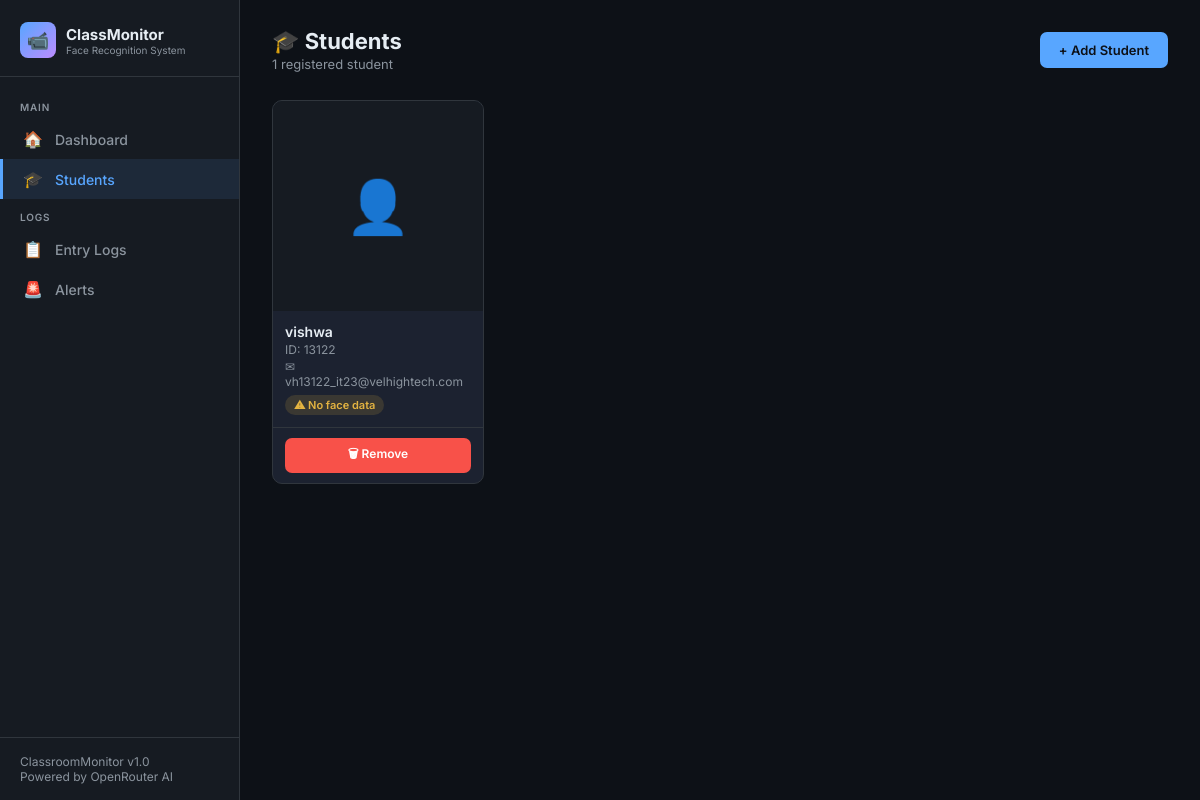
/students, run on the app's committed database.
### quick/prakash/models.py (models this page shows, shortened)
class Student(db.Model):
    __tablename__ = 'students'
    id = db.Column(db.Integer, primary_key=True)
    name = db.Column(db.String(100), nullable=False)
    student_id = db.Column(db.String(50), unique=True, nullable=False)
    email = db.Column(db.String(120), unique=True, nullable=True)
    phone = db.Column(db.String(20), nullable=True)
    photo_path = db.Column(db.String(255), nullable=False)
    face_encoding = db.Column(db.Text, nullable=True)  # Store face encoding as JSON string
    is_active = db.Column(db.Boolean, default=True)
    created_at = db.Column(db.DateTime, default=datetime.utcnow)
    updated_at = db.Column(db.DateTime, default=datetime.utcnow, onupdate=datetime.utcnow)
    entry_logs = db.relationship('EntryLog', backref='student', lazy=True, cascade='all, delete-orphan')

### quick/prakash/app.py (the view)
@app.route('/students')
def students():
    students = Student.query.filter_by(is_active=True).all()
    return render_template('students.html', students=students)

### quick/prakash/templates/students.html (shortened to what this page needs)
{% extends "base.html" %}
{% block content %}
<div class="page-header">
    <div>
        <div class="page-title">🎓 Students</div>
        <div class="page-subtitle">{{ students | length }} registered student{{ 's' if students | length != 1 }}</div>
    </div>
    <a href="{{ url_for('add_student') }}" class="btn btn-primary">+ Add Student</a>
</div>
{% if students %}
<div class="student-grid">
    {% for student in students %}
    <div class="student-card">
        {% if student.photo_path %}
        <div class="student-photo-placeholder" style="display:none;">👤</div>
        {% else %}
        <div class="student-photo-placeholder">👤</div>
        {% endif %}
        <div class="student-info">
            <div class="student-name">{{ student.name }}</div>
            <div class="student-id">ID: {{ student.student_id }}</div>
            {% if student.email %}
            <div class="student-id" style="margin-top:2px;">✉ {{ student.email }}</div>
            {% endif %}
            <div class="mt-1">
                {% if student.face_encoding %}
                <span class="badge badge-green">✅ Face enrolled</span>
                {% else %}
                <span class="badge badge-yellow">⚠ No face data</span>
                {% endif %}
            </div>
        </div>
        <div class="student-actions">
            <form method="POST" action="{{ url_for('delete_student', student_id=student.id) }}"
                onsubmit="return confirmAction('Remove {{ student.name }} from the system?')" style="flex:1;">
                <button type="submit" class="btn btn-danger btn-sm btn-full">🗑 Remove</button>
            </form>
        </div>
    </div>
    {% endfor %}
</div>
{% endif %}
{% endblock %}

### quick/prakash/templates/base.html (shortened to what this page needs)
<!DOCTYPE html>
<html lang="en">
<head>
  <link rel="stylesheet" href="{{ url_for('static', filename='css/style.css') }}">
</head>
<body>
  <aside class="sidebar">
    <div class="sidebar-brand">
      <div class="brand-icon">📹</div>
      <div>
        <span>ClassMonitor<br><small>Face Recognition System</small></span>
      </div>
    </div>
    <nav class="sidebar-nav">
      <div class="nav-section-label">Main</div>
      <a href="{{ url_for('index') }}"       class="nav-link {% if request.endpoint == 'index' %}active{% endif %}">
        <span class="nav-icon">🏠</span> Dashboard
      </a>
      <a href="{{ url_for('students') }}"    class="nav-link {% if request.endpoint in ['students','add_student'] %}active{% endif %}">
        <span class="nav-icon">🎓</span> Students
      </a>
      <div class="nav-section-label">Logs</div>
      <a href="{{ url_for('entry_logs') }}"  class="nav-link {% if request.endpoint == 'entry_logs' %}active{% endif %}">
        <span class="nav-icon">📋</span> Entry Logs
      </a>
      <a href="{{ url_for('alerts') }}"      class="nav-link {% if request.endpoint == 'alerts' %}active{% endif %}">
        <span class="nav-icon">🚨</span> Alerts
      </a>
    </nav>
    <div class="sidebar-footer">
      ClassroomMonitor v1.0<br>Powered by OpenRouter AI
    </div>
  </aside>
  <main class="main-content">
    {% block content %}{% endblock %}
  </main>
</body>
</html>

### quick/prakash/static/css/style.css (style rules this page uses)
:root { --bg-dark: #0d1117; --bg-surface: #161b22; --bg-card: #1c2230; --border: #30363d; --accent-blue: #58a6ff; --accent-green: #3fb950; --accent-red: #f85149; --accent-yellow: #e3b341; --accent-purple: #bc8cff; --text-primary: #e6edf3; --text-secondary:#8b949e; --sidebar-w: 240px; --radius: 10px; --shadow: 0 4px 24px rgba(0,0,0,0.4); }
*, *::before, *::after { box-sizing: border-box; margin: 0; padding: 0; }
body { font-family: 'Inter', sans-serif; background: var(--bg-dark); color: var(--text-primary); min-height: 100vh; display: flex; }
.sidebar { width: var(--sidebar-w); min-height: 100vh; background: var(--bg-surface); border-right: 1px solid var(--border); display: flex; flex-direction: column; position: fixed; top: 0; left: 0; z-index: 100; }
.sidebar-brand { padding: 22px 20px 18px; border-bottom: 1px solid var(--border); display: flex; align-items: center; gap: 10px; }
.sidebar-brand .brand-icon { width: 36px; height: 36px; background: linear-gradient(135deg, var(--accent-blue), var(--accent-purple)); border-radius: 8px; display: flex; align-items: center; justify-content: center; font-size: 18px; }
.sidebar-brand span { font-size: 15px; font-weight: 700; color: var(--text-primary); line-height: 1.2; }
.sidebar-brand small { display: block; font-size: 10px; color: var(--text-secondary); font-weight: 400; }
.sidebar-nav { flex: 1; padding: 12px 0; }
.nav-section-label { font-size: 10px; font-weight: 600; color: var(--text-secondary); text-transform: uppercase; letter-spacing: 0.08em; padding: 12px 20px 6px; }
.nav-link { display: flex; align-items: center; gap: 12px; padding: 10px 20px; color: var(--text-secondary); text-decoration: none; font-size: 14px; font-weight: 500; border-left: 3px solid transparent; transition: all 0.18s ease; }
.nav-link.active { background: rgba(88,166,255,0.1); color: var(--accent-blue); border-left-color: var(--accent-blue); }
.nav-link .nav-icon { font-size: 16px; width: 20px; text-align: center; }
.sidebar-footer { padding: 16px 20px; border-top: 1px solid var(--border); font-size: 12px; color: var(--text-secondary); }
.main-content { margin-left: var(--sidebar-w); flex: 1; padding: 28px 32px; min-height: 100vh; }
.page-header { display: flex; align-items: center; justify-content: space-between; margin-bottom: 28px; }
.page-title { font-size: 22px; font-weight: 700; color: var(--text-primary); }
.page-subtitle { font-size: 13px; color: var(--text-secondary); margin-top: 2px; }
.btn { display: inline-flex; align-items: center; gap: 7px; padding: 9px 18px; border-radius: 7px; border: 1px solid transparent; font-size: 13px; font-weight: 600; cursor: pointer; font-family: inherit; transition: all 0.18s ease; text-decoration: none; }
.btn-primary { background: var(--accent-blue); color: #0d1117; }
.btn-danger { background: var(--accent-red); color: #fff; }
.btn-sm { padding: 6px 12px; font-size: 12px; }
.btn-full { width: 100%; justify-content: center; }
.badge { display: inline-flex; align-items: center; gap: 4px; padding: 3px 9px; border-radius: 20px; font-size: 11px; font-weight: 600; white-space: nowrap; }
.badge-yellow { background: rgba(227,179,65,0.15); color: var(--accent-yellow); }
.student-grid { display: grid; grid-template-columns: repeat(auto-fill, minmax(180px, 1fr)); gap: 16px; }
.student-card { background: var(--bg-card); border: 1px solid var(--border); border-radius: var(--radius); overflow: hidden; transition: transform 0.2s, box-shadow 0.2s; }
.student-photo-placeholder { width: 100%; aspect-ratio: 1; background: var(--bg-surface); display: flex; align-items: center; justify-content: center; font-size: 52px; color: var(--text-secondary); }
.student-info { padding: 12px; }
.student-name { font-size: 14px; font-weight: 600; margin-bottom: 2px; }
.student-id { font-size: 12px; color: var(--text-secondary); }
.student-actions { padding: 10px 12px; border-top: 1px solid var(--border); display: flex; gap: 6px; }
.mt-1 { margin-top: 4px; }

### data on the page
Student: name "vishwa", student_id "13122", email "vh13122_it23@velhightech.com", shows "⚠ No face data"

### other printed values
{{ students | length }} "1"
